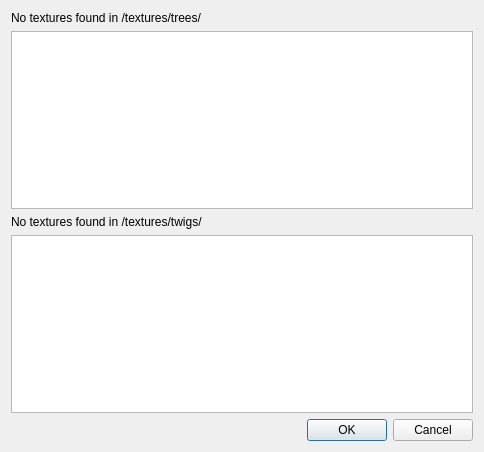
<?xml version="1.0" encoding="UTF-8"?>
<ui version="4.0">
 <class>changeTexWindow</class>
 <widget class="QDialog" name="changeTexWindow">
  <property name="geometry">
   <rect>
    <x>0</x>
    <y>0</y>
    <width>484</width>
    <height>452</height>
   </rect>
  </property>
  <property name="windowTitle">
   <string>Texture changer</string>
  </property>
  <layout class="QVBoxLayout" name="verticalLayout">
   <item>
    <widget class="QLabel" name="lbNoWood">
     <property name="text">
      <string>No textures found in /textures/trees/</string>
     </property>
    </widget>
   </item>
   <item>
    <widget class="QListWidget" name="listWidget"/>
   </item>
   <item>
    <widget class="QLabel" name="lbNoTwig">
     <property name="text">
      <string>No textures found in /textures/twigs/</string>
     </property>
    </widget>
   </item>
   <item>
    <widget class="QListWidget" name="listWidget_2"/>
   </item>
   <item>
    <widget class="QDialogButtonBox" name="buttonBox">
     <property name="orientation">
      <enum>Qt::Horizontal</enum>
     </property>
     <property name="standardButtons">
      <set>QDialogButtonBox::Cancel|QDialogButtonBox::Ok</set>
     </property>
    </widget>
   </item>
  </layout>
 </widget>
 <resources/>
 <connections>
  <connection>
   <sender>buttonBox</sender>
   <signal>accepted()</signal>
   <receiver>changeTexWindow</receiver>
   <slot>accept()</slot>
   <hints>
    <hint type="sourcelabel">
     <x>248</x>
     <y>254</y>
    </hint>
    <hint type="destinationlabel">
     <x>157</x>
     <y>274</y>
    </hint>
   </hints>
  </connection>
  <connection>
   <sender>buttonBox</sender>
   <signal>rejected()</signal>
   <receiver>changeTexWindow</receiver>
   <slot>reject()</slot>
   <hints>
    <hint type="sourcelabel">
     <x>316</x>
     <y>260</y>
    </hint>
    <hint type="destinationlabel">
     <x>286</x>
     <y>274</y>
    </hint>
   </hints>
  </connection>
 </connections>
</ui>
